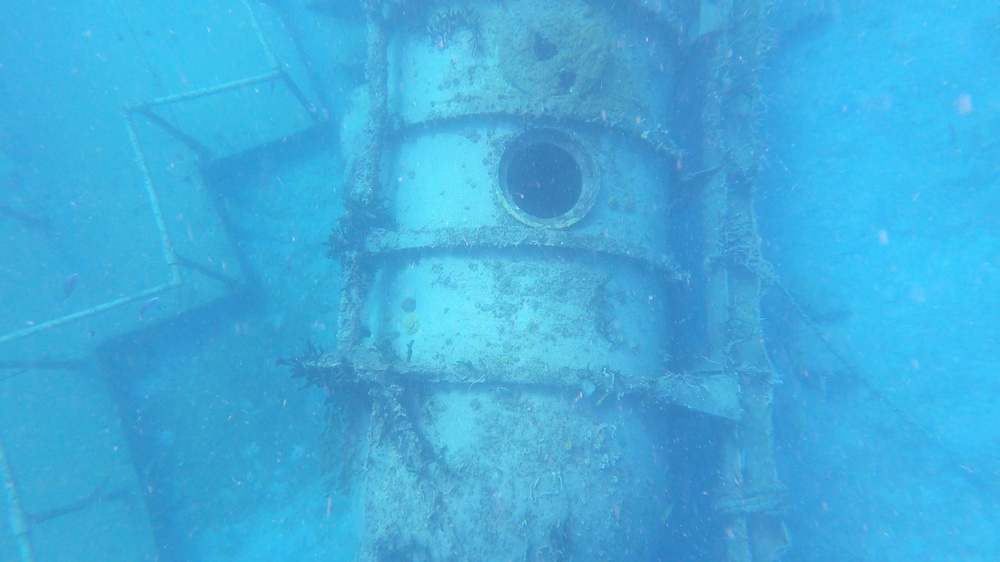
#> input picture input_images/im_10.jpg, 1000 x 562 px, shrunk from 3840 x 2160 before the run, given in place of im_8.jpg, which was not available
$ jupyter execute --allow-errors Projet_Underwater_Image_Correction.ipynb   (shell and % lines are left out)   (older library calls are emulated)   (text cells are left out)
#> lines starting #> are read from the running program, lines starting #| are printed output that depends on the picture; long printed decimals are rounded; pictures that were not available may be replaced by others from this repository, and a replacement may not be noted
[cell 1]
im_dir = './'

[cell 2]
import numpy as np
import matplotlib.pyplot as plt
import cv2
import os
#import skimage
os.chdir(os.getcwd())

[cell 3]
im = cv2.imread(im_dir + 'im_8.jpg')
#> im is the input picture: shape (562, 1000, 3); mean B, G, R 221.2, 173.2, 65.1
imRGB = imLab = cv2.cvtColor(im, cv2.COLOR_BGR2RGB)
plt.imshow(imRGB)
plt.show()

imLab = cv2.cvtColor(im, cv2.COLOR_BGR2LAB)
#> imLab: shape (562, 1000, 3); mean of channels 0, 1, 2 170.3, 112.9, 94.9


l,a,b = cv2.split(imLab)
#transformations to dot but do not work with cv2 in Lab space
a = a - np.median(a)
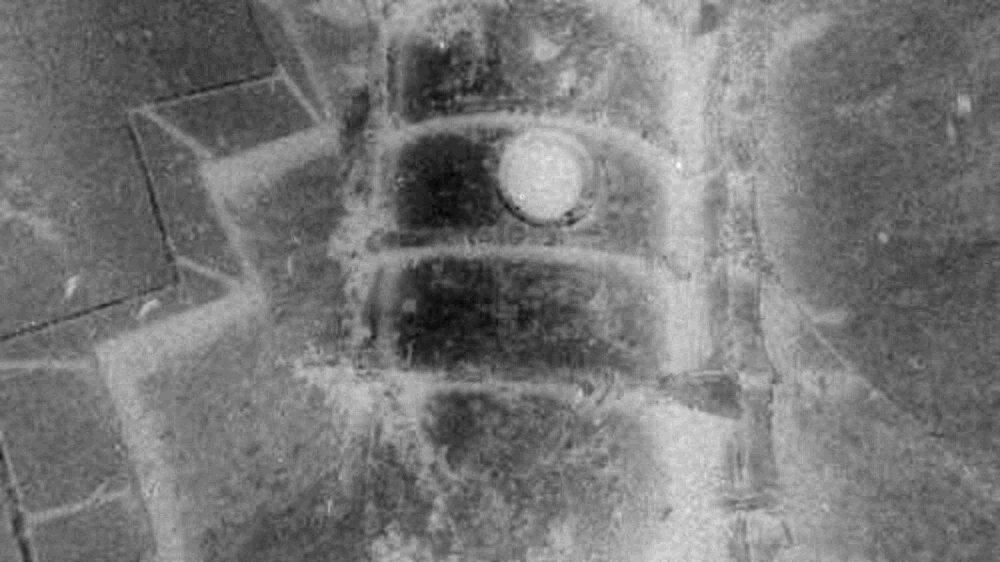
#> a: shape (562, 1000) float64; min -15, max 19, mean 0.91; drawn with min black and max white
b = b - np.median(b)
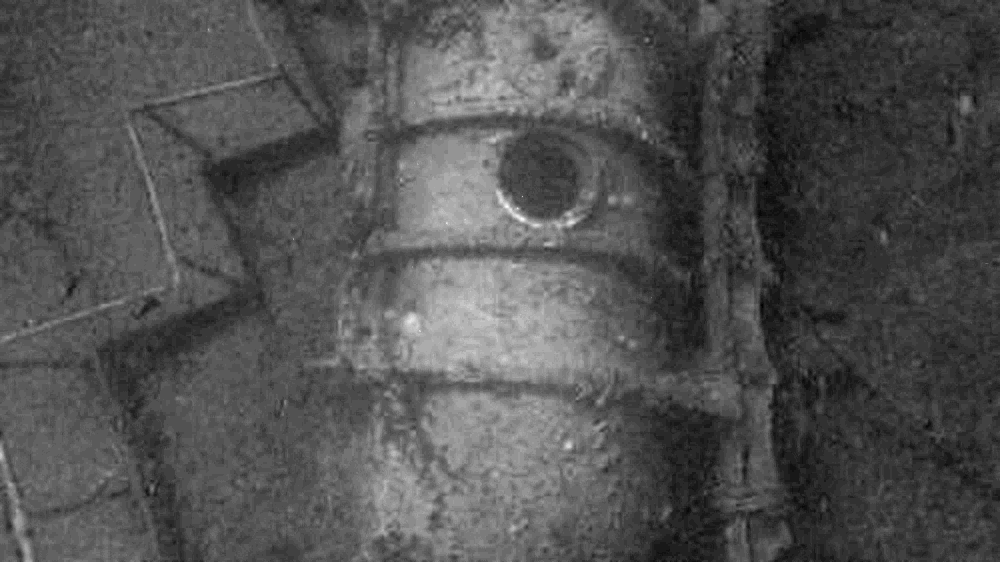
#> b: shape (562, 1000) float64; min -10, max 21, mean -0.1; drawn with min black and max white


#imLabCorrect = cv2.merge((l,a,b))
#> (the rest of this cell did not finish here and is left out)

[cell 4]
def check_input(arr):
    """Check the shape of the array and convert it to
    floating point representation.
    """

    if arr.shape[-1] != 3:
        raise ValueError("Input array must have a shape == (..., 3)), "
                         f"got {arr.shape}")

    return arr

im = plt.imread(im_dir + 'coral.jpg')
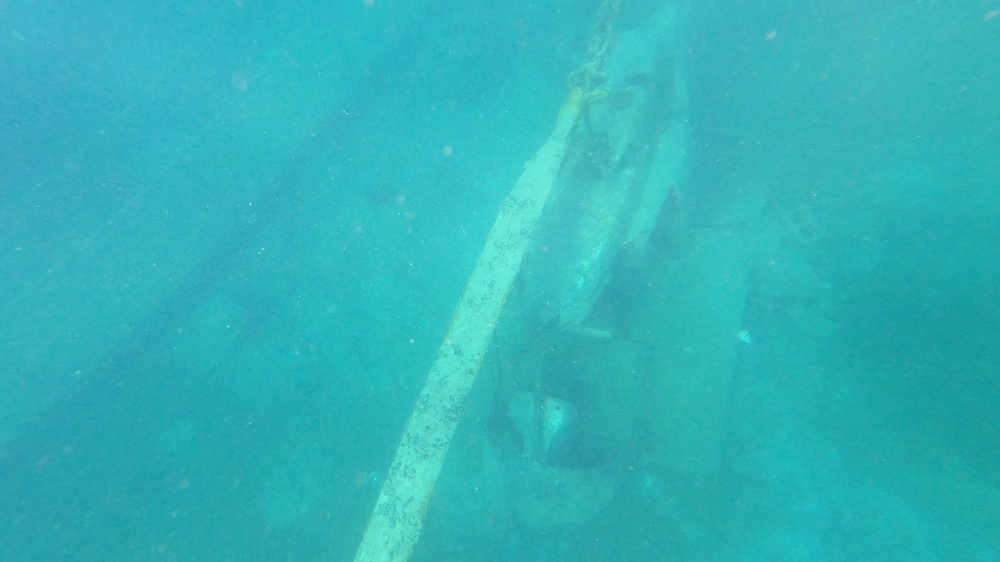
#> input picture input_images/im_14.jpg, 1000 x 562 px, shrunk from 3840 x 2160 before the run, given in place of coral.jpg, which was not available
#> im is the input picture: shape (562, 1000, 3); mean R, G, B 49, 179.1, 184.6
im = check_input(im)
plt.imshow(im)
plt.show()

[cell 5]
def adjust_gamma(image, gamma=1.0):
    # build a lookup table mapping the pixel values [0, 255]
    # their adjusted gamma values
    invGamma = 1.0 / gamma
    table = np.array([((i / 255.0) ** invGamma) * 255
        for i in np.arange(0, 256)]).astype("uint8")
    # apply gamma correction using the lookup table
    return cv2.LUT(image, table)


im = adjust_gamma(im, gamma= 1)
#im = cv2.resize(dsize = (im.shape[1],im.shape[0]//4), src = im )
# normalize
im = im.astype(np.float)/ 255
plt.imshow(im)
plt.show()

[cell 6]
print('max,min :',im.max(), im.min())
#| max,min : 1.0 0.03137

[cell 7]
Txyz = np.array([[0.5141, 0.3239, 0.1604],
                 [0.2651, 0.6702, 0.0641],
                 [0.0241, 0.1288, 0.8444]])

Tlms = np.array([[0.3897, 0.6890, 0.0787],
                 [-0.2298, 1.1834, 0.0464],
                 [0.0000, 0.0000, 1.0000]])
#D = Txyz@Tlms

Tpca1 = np.array([[1/np.sqrt(3), 0, 0],
                [0, 1/np.sqrt(6), 0],
                [0, 0, 1/np.sqrt(2)]])

Tpca2 = np.array([[1, 1, 1],
                 [1, 1, -2],
                  [1, -1, 0]])
Tpca = Tpca1 @ Tpca2
# RGB to Lab

imLab = np.log(im @ Txyz.T @ Tlms.T)@ Tpca2.T @ Tpca1.T
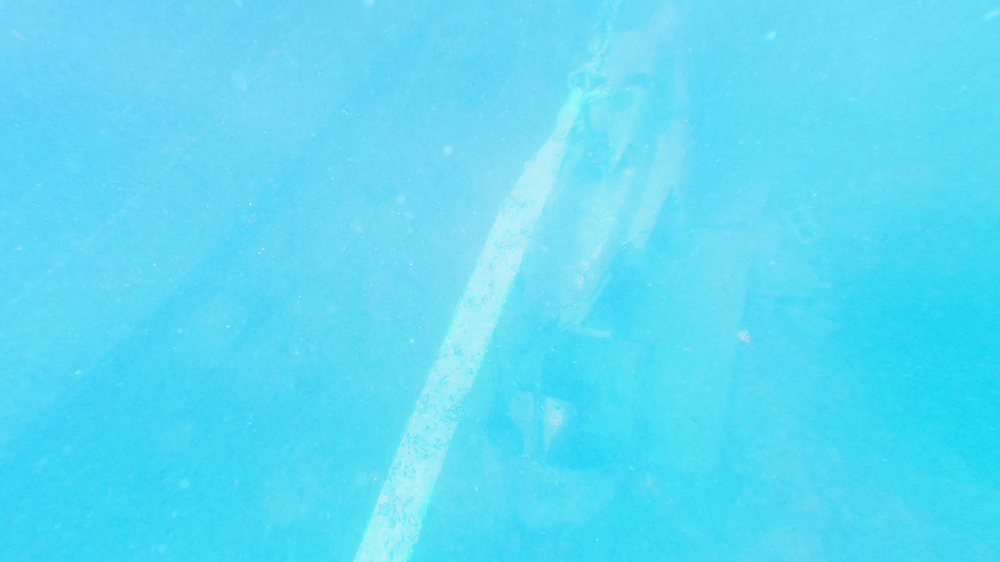
#> imLab: shape (562, 1000, 3) float64; mean R, G, B -0.774, -0.119, 0.0181; drawn with min black and max white

#imLab = np.log(im @ Txyz.T @ Tlms.T) @ Tpca.T

# color correction
# only alpha and beta channel : substract channel wise median

imLabCorrec = np.zeros(shape = im.shape)
imLabCorrec [:,:,0] = imLab[:,:,0]
imLabCorrec [:,:,1] = imLab[:,:,1] - np.median(imLab[:,:,1])
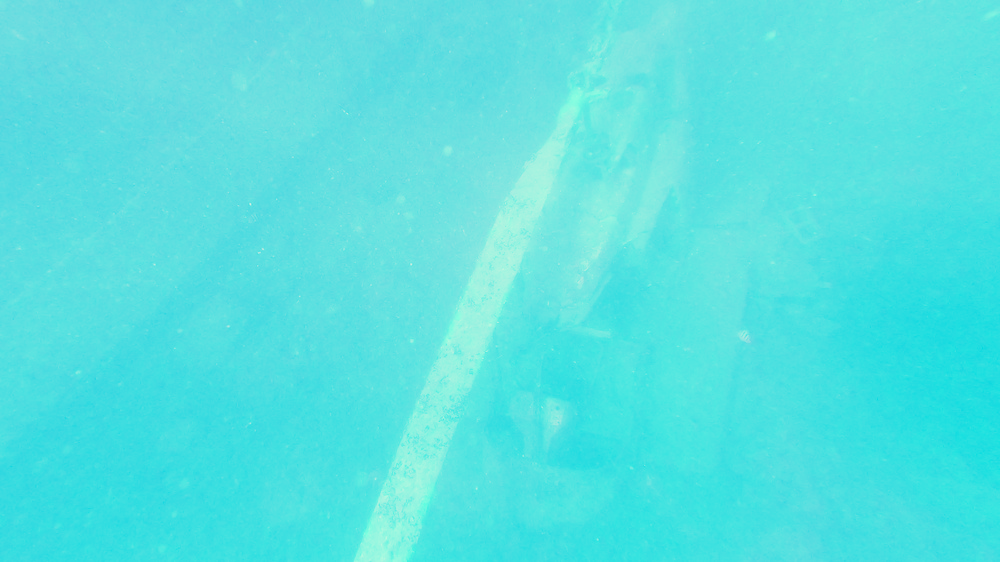
#> imLabCorrec: shape (562, 1000, 3) float64; mean R, G, B -0.774, 0.00461, 0; drawn with min black and max white
imLabCorrec[:,:,2] = imLab[:,:,2] - np.median(imLab[:,:,2])


print('median alpha channel:', np.median(imLab[:,:,1]))
#| median alpha channel: -0.1237
print('median beta channel:', np.median(imLab[:,:,2]))
#| median beta channel: 0.0182


# Lab to RGB
imLabInv = np.exp(imLabCorrec @ np.linalg.inv(Tpca.T))@ np.linalg.inv(Txyz.T @ Tlms.T)
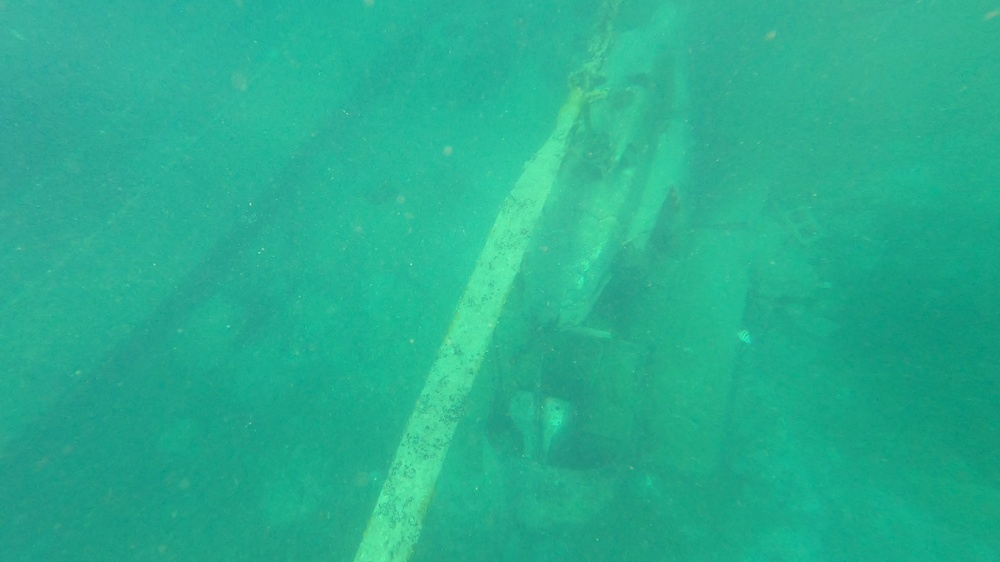
#> imLabInv: shape (562, 1000, 3) float64; mean R, G, B 0.197, 0.765, 0.634; drawn with min black and max white

[cell 8]
fig, ax = plt.subplots(nrows=1, ncols=2, figsize=(15, 5))
ax[0].imshow(im)
ax[0].set_title('RGB Image')
ax[1].imshow(imLabInv)#Inv)
ax[1].set_title('RGB Corrected Image')
plt.show()

[cell 9]
fig, ax = plt.subplots(nrows=1, ncols=2, figsize=(15, 5))
ax[0].scatter(imLab[:,:,1].flatten(),imLab[:,:,2].flatten(), s = 1)
ax[0].set_title('αβ diagram Original Image')
ax[0].set_xlabel('α')
ax[0].set_ylabel('β')
ax[1].scatter(imLabCorrec[:,:,1].flatten(),imLabCorrec[:,:,2].flatten(), s = 1)
ax[1].set_title('αβ diagram Corrected Image')
ax[1].set_xlabel('α')
ax[1].set_ylabel('β')
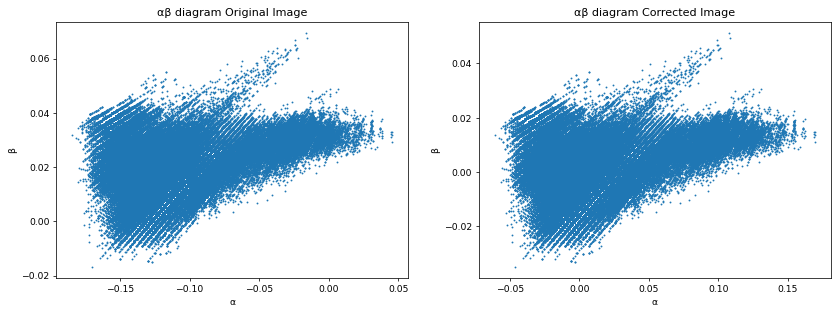
#> figure drawn by matplotlib, 2 panels

[cell 10]
fig = plt.figure()
plt.hist(imLab[:,:,0].flatten())
#> (the rest of this cell did not finish here and is left out)

[cell 11]
#Tpca = Tpca1@Tpca2

def RGB2XYZ(im):

    return im @ Txyz.T

def XYZ2LMS(im):

    return im @ Tlms.T

def LMS2Lab(im):

    return np.log(im) @ Tpca1.T @ Tpca2.T

def Lab2LabCorrec(im):

    imLab_correc = np.zeros(shape = im.shape)
    imLab_correc [:,:,0] = imLab[:,:,0]
    imLab_correc [:,:,1] = imLab[:,:,1] - np.median(imLab[:,:,1])
    imLab_correc[:,:,2] = imLab[:,:,2] - np.median(imLab[:,:,2])

    return imLab

def Lab2RGB(im):
    return np.exp(im @ np.linalg.inv(Tpca.T))@ np.linalg.inv(Txyz.T @ Tlms.T)
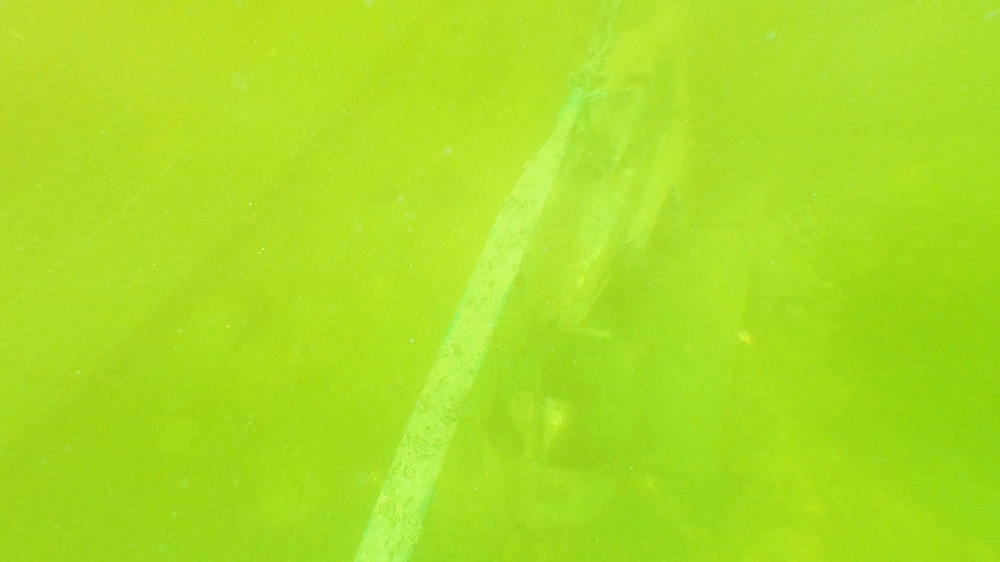
#> returned value: shape (562, 1000, 3) float64; mean of channels 0, 1, 2 -0.0605, 0.903, 0.637; drawn with min black and max white

imXYZ = RGB2XYZ(im)
imLMS = XYZ2LMS(imXYZ)
imLab = LMS2Lab(imLMS)
imLabCorrec = Lab2LabCorrec(imLab)
RGBCorrec = Lab2RGB(imLab)

[cell 12]
plt.imshow(np.uint8(im))
plt.show()
#> (the rest of this cell did not finish here and is left out)
